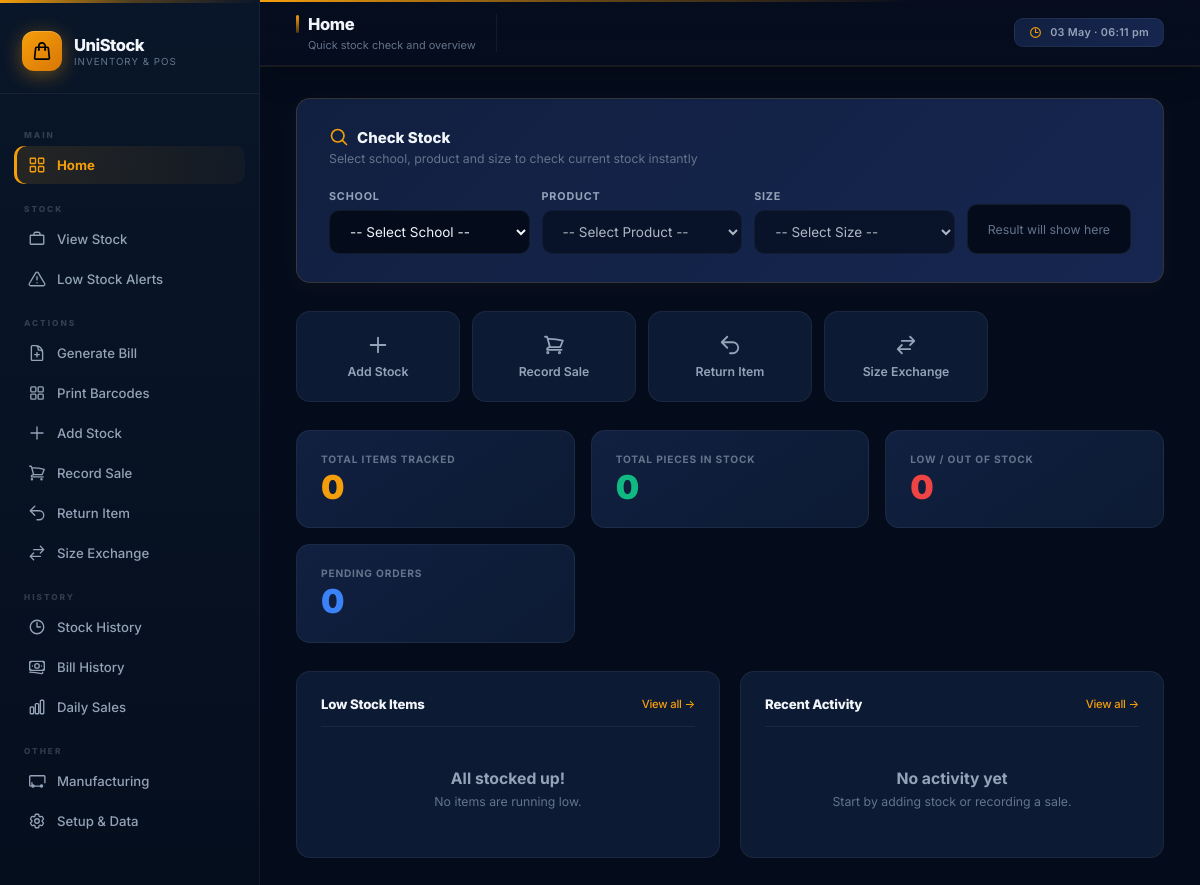
Before: / with the older database file.
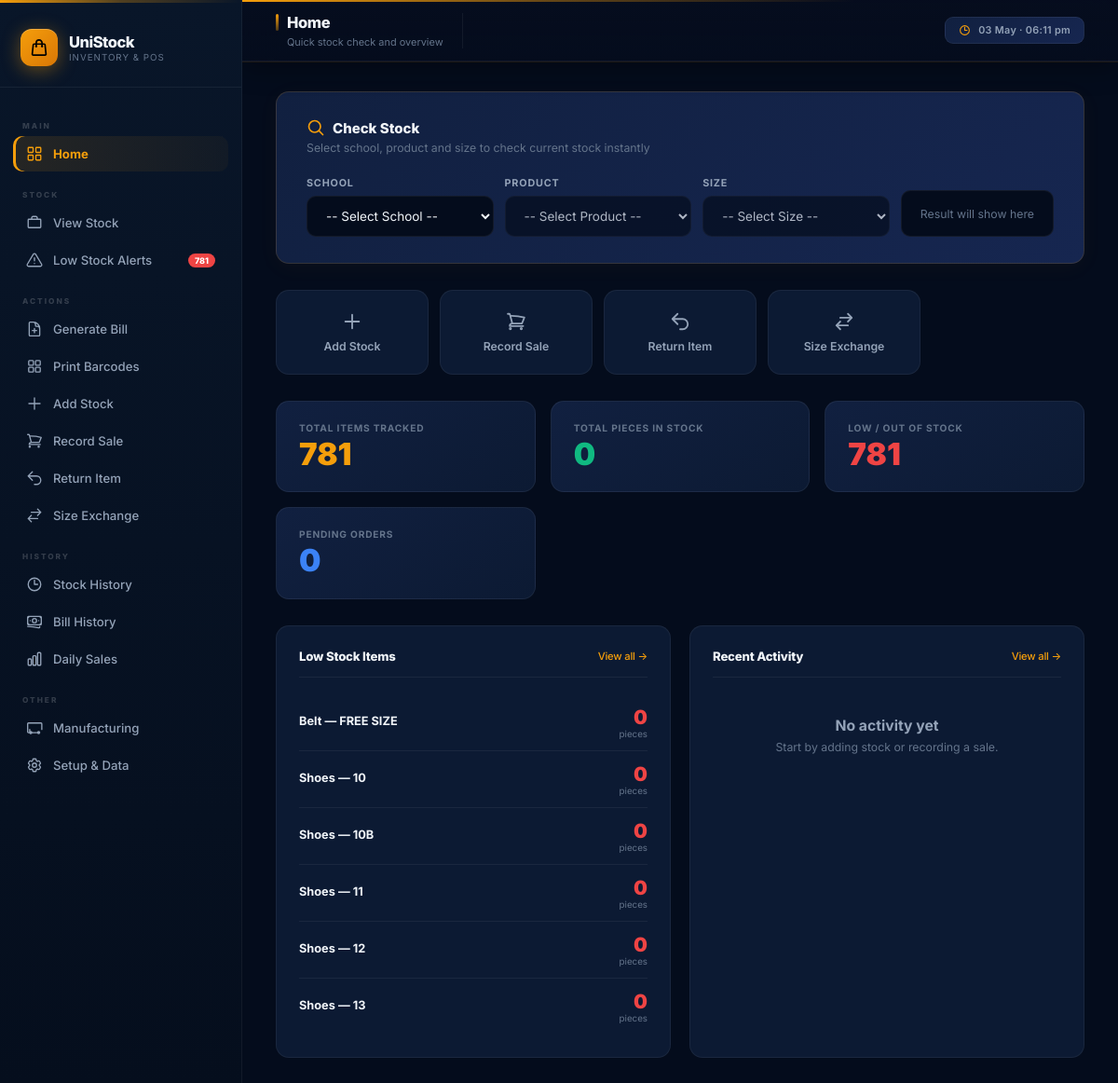
After: the same page with the newer database file.
### schools/models.py (models this page shows, shortened)
class SchoolProduct(models.Model):
    school = models.ForeignKey(School, on_delete=models.CASCADE, related_name='school_products', null=True, blank=True)
    product = models.ForeignKey(Product, on_delete=models.CASCADE, related_name='school_products')
    size = models.ForeignKey(Size, on_delete=models.CASCADE, related_name='school_products')
    price = models.DecimalField(max_digits=8, decimal_places=2, null=True, blank=True)
    stock = models.IntegerField(default=0, db_index=True)
    low_stock_threshold = models.IntegerField(default=5)
    sku_code = models.CharField(max_length=30, unique=True, blank=True, null=True, db_index=True)
    class Meta:
        unique_together = ('school', 'product', 'size')
        ordering = ['school__name', 'product__name', 'size__size_value']
        indexes = [
            models.Index(fields=['school', 'product', 'size'], name='idx_school_product_size'),
            models.Index(fields=['school', 'product'], name='idx_school_product'),
            models.Index(fields=['stock'], name='idx_stock_level'),
        ]

### products/models.py (models this page shows, shortened)
class Product(models.Model):
    name = models.CharField(max_length=100, unique=True)

### sizes/models.py (models this page shows, shortened)
class Size(models.Model):
    product = models.ForeignKey(Product, on_delete=models.CASCADE)
    size_value = models.CharField(max_length=20)

### dashboard/views.py (the view)
# urls.py: path('', views.dashboard, name='dashboard'),
def dashboard(request):
    total_skus = SchoolProduct.objects.count()
    total_stock = SchoolProduct.objects.aggregate(t=Sum('stock'))['t'] or 0
    low_stock_qs = SchoolProduct.objects.filter(
        stock__lte=F('low_stock_threshold')
    ).select_related('school', 'product', 'size')
    low_stock_count = low_stock_qs.count()
    recent_txs = StockTransaction.objects.filter(is_void=False).select_related(
        'school_product__school', 'school_product__product', 'school_product__size'
    )[:10]
    pending_orders = ManufacturingOrder.objects.filter(status__in=['PENDING', 'PARTIAL']).count()
    ctx = {
        'total_skus': total_skus,
        'total_stock': total_stock,
        'low_stock_count': low_stock_count,
        'low_stock_items': low_stock_qs[:6],
        'recent_txs': recent_txs,
        'pending_orders': pending_orders,
        'schools': School.objects.all(),
    }
    return render(request, 'dashboard/index.html', ctx)

### dashboard/context_processors.py (called while the page is built)
def global_stats(request):
    try:
        low_stock_count = SchoolProduct.objects.filter(stock__lte=F('low_stock_threshold')).count()
    except Exception:
        low_stock_count = 0
    return {'low_stock_count': low_stock_count}

### templates/dashboard/index.html (shortened to what this page needs)
{% extends 'base.html' %}
{% block nav_dashboard %}active{% endblock %}
{% block page_title %}Home{% endblock %}
{% block page_sub %}Quick stock check and overview{% endblock %}
{% block content %}
<div class="lookup-card">
  <div class="lookup-title">
    <svg xmlns="http://www.w3.org/2000/svg" fill="none" viewBox="0 0 24 24" stroke-width="2" stroke="currentColor"><path stroke-linecap="round" stroke-linejoin="round" d="M21 21l-5.197-5.197m0 0A7.5 7.5 0 105.196 5.196a7.5 7.5 0 0010.607 10.607z"/></svg>
    Check Stock
  </div>
  <div class="lookup-desc">Select school, product and size to check current stock instantly</div>
  <div class="lookup-grid">
    <div class="form-group">
      <label for="lookup-school">School</label>
      <select class="searchable" id="lookup-school">
        <option value="">-- Select School --</option>
      </select>
    </div>
    <div class="form-group">
      <label for="lookup-product">Product</label>
      <select class="searchable" id="lookup-product" disabled>
        <option value="">-- Select Product --</option>
      </select>
    </div>
    <div class="form-group">
      <label for="lookup-size">Size</label>
      <select class="searchable" id="lookup-size" disabled>
        <option value="">-- Select Size --</option>
      </select>
    </div>
    <div class="form-group">
      <label>&nbsp;</label>
      <div class="lookup-result" id="lookup-result">
        <span style="color:var(--text-muted);font-size:0.82rem">Result will show here</span>
      </div>
    </div>
  </div>
</div>
<div class="quick-actions">
  <a href="{% url 'stock_in' %}" class="quick-btn gold">
    <svg xmlns="http://www.w3.org/2000/svg" fill="none" viewBox="0 0 24 24" stroke-width="2" stroke="currentColor"><path stroke-linecap="round" stroke-linejoin="round" d="M12 4v16m8-8H4"/></svg>
    Add Stock
  </a>
  <a href="{% url 'sale' %}" class="quick-btn danger">
    Record Sale
  </a>
  <a href="{% url 'return_item' %}" class="quick-btn gold">
    <svg xmlns="http://www.w3.org/2000/svg" fill="none" viewBox="0 0 24 24" stroke-width="2" stroke="currentColor"><path stroke-linecap="round" stroke-linejoin="round" d="M9 15L3 9m0 0l6-6M3 9h12a6 6 0 010 12h-3"/></svg>
    Return Item
  </a>
  <a href="{% url 'exchange' %}" class="quick-btn gold">
    <svg xmlns="http://www.w3.org/2000/svg" fill="none" viewBox="0 0 24 24" stroke-width="2" stroke="currentColor"><path stroke-linecap="round" stroke-linejoin="round" d="M7.5 21L3 16.5m0 0L7.5 12M3 16.5h13.5m0-13.5L21 7.5m0 0L16.5 12M21 7.5H7.5"/></svg>
    Size Exchange
  </a>
</div>
<div class="stats-grid">
  <div class="stat-card stat-gold">
    <div class="stat-label">Total Items Tracked</div>
    <div class="stat-value">{{ total_skus }}</div>
  </div>
  <div class="stat-card stat-emerald">
    <div class="stat-label">Total Pieces in Stock</div>
    <div class="stat-value">{{ total_stock }}</div>
  </div>
  <div class="stat-card stat-red">
    <div class="stat-label">Low / Out of Stock</div>
    <div class="stat-value">{{ low_stock_count }}</div>
  </div>
  <div class="stat-card stat-blue">
    <div class="stat-label">Pending Orders</div>
    <div class="stat-value">{{ pending_orders }}</div>
  </div>
</div>
<div class="two-col">
  <div class="card">
    <div class="panel-title">
      Low Stock Items
      <a href="{% url 'low_stock_report' %}">View all &rarr;</a>
    </div>
    {% if low_stock_items %}
      {% for item in low_stock_items %}
      <div class="ls-item">
        <div>
          <div class="ls-name">{{ item.product.name }} — {{ item.size.size_value }}</div>
        </div>
        <div style="text-align:right">
          <div class="ls-stock">{{ item.stock }}</div>
          <div class="text-muted" style="font-size:0.65rem">pieces</div>
        </div>
      </div>
      {% endfor %}
    {% else %}
      <div class="empty-state" style="padding:24px">
        <h3>All stocked up!</h3>
        <p>No items are running low.</p>
      </div>
    {% endif %}
  </div>
  <div class="card">
    <div class="panel-title">
      Recent Activity
      <a href="{% url 'transaction_history' %}">View all &rarr;</a>
    </div>
    {% if recent_txs %}
    <div class="table-wrap">
      <table>
        <thead><tr><th>Item</th><th>Type</th><th>Qty</th><th>When</th></tr></thead>
        <tbody>
          {% for tx in recent_txs %}
          <tr>
            <td>
              <strong>{{ tx.school_product.product.name }}</strong><br>
              <span class="text-muted">{{ tx.school_product.school.name }} &bull; {{ tx.school_product.size.size_value }}</span>
            </td>
            <td><span class="tx-chip tx-{{ tx.transaction_type }}">{{ tx.get_transaction_type_display }}</span></td>
            <td><strong>{{ tx.quantity }}</strong></td>
            <td class="text-muted">{{ tx.created_at|date:"d M, H:i" }}</td>
          </tr>
          {% endfor %}
        </tbody>
      </table>
    </div>
    {% else %}
      <div class="empty-state" style="padding:24px">
        <h3>No activity yet</h3>
        <p>Start by adding stock or recording a sale.</p>
      </div>
    {% endif %}
  </div>
</div>
{% endblock %}

### templates/base.html (shortened to what this page needs)
{% load static %}
<!DOCTYPE html>
<html lang="en">
<head>
  <link rel="stylesheet" href="{% static 'css/style.css' %}"/>
  <link href="https://cdn.jsdelivr.net/npm/tom-select@2.2.2/dist/css/tom-select.css" rel="stylesheet">
</head>
<body>
<aside class="sidebar">
  <div class="sidebar-brand">
    <div class="brand-logo">
      <div class="brand-icon">
      </div>
      <div>
        <div class="brand-name">UniStock</div>
        <div class="brand-sub">Inventory &amp; POS</div>
      </div>
    </div>
  </div>
  <nav class="sidebar-nav">
    <div class="nav-section-label">Main</div>
    <a href="{% url 'dashboard' %}" class="nav-item {% block nav_dashboard %}{% endblock %}">
      <svg xmlns="http://www.w3.org/2000/svg" fill="none" viewBox="0 0 24 24" stroke-width="1.8" stroke="currentColor"><rect x="3" y="3" width="7" height="7" rx="1"/><rect x="14" y="3" width="7" height="7" rx="1"/><rect x="3" y="14" width="7" height="7" rx="1"/><rect x="14" y="14" width="7" height="7" rx="1"/></svg>
      Home
    </a>
    <div class="nav-section-label">Stock</div>
    <a href="{% url 'inventory_browse' %}" class="nav-item {% block nav_inventory %}{% endblock %}">
      View Stock
    </a>
    <a href="{% url 'low_stock_report' %}" class="nav-item {% block nav_lowstock %}{% endblock %}">
      <svg xmlns="http://www.w3.org/2000/svg" fill="none" viewBox="0 0 24 24" stroke-width="1.8" stroke="currentColor"><path stroke-linecap="round" stroke-linejoin="round" d="M12 9v4m0 4h.01M10.29 3.86L1.82 18a2 2 0 001.71 3h16.94a2 2 0 001.71-3L13.71 3.86a2 2 0 00-3.42 0z"/></svg>
      Low Stock Alerts
      {% if low_stock_count %}<span class="badge">{{ low_stock_count }}</span>{% endif %}
    </a>
    <div class="nav-section-label">Actions</div>
    <a href="{% url 'bill_create' %}" class="nav-item {% block nav_billing %}{% endblock %}">
      Generate Bill
    </a>
    <a href="{% url 'labels_setup' %}" class="nav-item {% block nav_labels %}{% endblock %}">
      Print Barcodes
    </a>
    <a href="{% url 'stock_in' %}" class="nav-item {% block nav_stockin %}{% endblock %}">
      <svg xmlns="http://www.w3.org/2000/svg" fill="none" viewBox="0 0 24 24" stroke-width="1.8" stroke="currentColor"><path stroke-linecap="round" stroke-linejoin="round" d="M12 4v16m8-8H4"/></svg>
      Add Stock
    </a>
    <a href="{% url 'sale' %}" class="nav-item {% block nav_sale %}{% endblock %}">
      Record Sale
    </a>
    <a href="{% url 'return_item' %}" class="nav-item {% block nav_return %}{% endblock %}">
      <svg xmlns="http://www.w3.org/2000/svg" fill="none" viewBox="0 0 24 24" stroke-width="1.8" stroke="currentColor"><path stroke-linecap="round" stroke-linejoin="round" d="M9 15L3 9m0 0l6-6M3 9h12a6 6 0 010 12h-3"/></svg>
      Return Item
    </a>
    <a href="{% url 'exchange' %}" class="nav-item {% block nav_exchange %}{% endblock %}">
      <svg xmlns="http://www.w3.org/2000/svg" fill="none" viewBox="0 0 24 24" stroke-width="1.8" stroke="currentColor"><path stroke-linecap="round" stroke-linejoin="round" d="M7.5 21L3 16.5m0 0L7.5 12M3 16.5h13.5m0-13.5L21 7.5m0 0L16.5 12M21 7.5H7.5"/></svg>
      Size Exchange
    </a>
    <div class="nav-section-label">History</div>
    <a href="{% url 'transaction_history' %}" class="nav-item {% block nav_history %}{% endblock %}">
      <svg xmlns="http://www.w3.org/2000/svg" fill="none" viewBox="0 0 24 24" stroke-width="1.8" stroke="currentColor"><path stroke-linecap="round" stroke-linejoin="round" d="M12 6v6h4.5m4.5 0a9 9 0 11-18 0 9 9 0 0118 0z"/></svg>
      Stock History
    </a>
    <a href="{% url 'bill_history' %}" class="nav-item {% block nav_bills %}{% endblock %}">
      Bill History
    </a>
    <a href="{% url 'daily_summary' %}" class="nav-item {% block nav_summary %}{% endblock %}">
      Daily Sales
    </a>
    <div class="nav-section-label">Other</div>
    <a href="{% url 'manufacturing_list' %}" class="nav-item {% block nav_mfg %}{% endblock %}">
      Manufacturing
    </a>
    <a href="{% url 'setup_home' %}" class="nav-item {% block nav_setup %}{% endblock %}">
      Setup &amp; Data
    </a>
  </nav>
</aside>
<main class="main">
  <header class="topbar">
    <div style="display:flex; align-items:center; gap:0; flex:1;">
      <div style="border-right:1px solid var(--border); padding-right:20px; margin-right:20px; display:flex; flex-direction:column; gap:3px;">
        <div class="topbar-title" style="display:flex; align-items:center; gap:9px;">
          <span style="width:3px; height:18px; background:linear-gradient(180deg,var(--gold),rgba(245,158,11,0.3)); border-radius:99px; display:inline-block; flex-shrink:0;"></span>
          {% block page_title %}Home{% endblock %}
        </div>
        {% block topbar_sub %}<div class="topbar-sub" style="padding-left:12px;">{% block page_sub %}{% endblock %}</div>{% endblock %}
      </div>
    </div>
    <div class="topbar-actions">
      <div id="topbar-clock" style="display:flex; align-items:center; gap:8px; font-size:0.72rem; color:var(--text-dim); font-weight:600; padding:7px 14px; background:linear-gradient(135deg,var(--surface-2),var(--surface-3)); border:1px solid var(--border); border-radius:9px; white-space:nowrap; letter-spacing:0.3px;">
        <svg xmlns="http://www.w3.org/2000/svg" fill="none" viewBox="0 0 24 24" stroke-width="2" stroke="currentColor" style="width:13px;height:13px;color:var(--gold);flex-shrink:0;"><path stroke-linecap="round" stroke-linejoin="round" d="M12 6v6h4.5m4.5 0a9 9 0 11-18 0 9 9 0 0118 0z"/></svg>
        <span id="topbar-clock-text">—</span>
      </div>
    </div>
  </header>
  <div class="content">
    {% block content %}{% endblock %}
  </div>
</main>
</body>
</html>

Changed rows visible on the page:
added SchoolProduct: product.name "Belt", size.size_value "FREE SIZE", stock "0"
added SchoolProduct: product.name "Shoes", size.size_value "10", stock "0"
added SchoolProduct: product.name "Shoes", size.size_value "10B", stock "0"
added SchoolProduct: product.name "Shoes", size.size_value "11", stock "0"
added SchoolProduct: product.name "Shoes", size.size_value "12", stock "0"
added SchoolProduct: product.name "Shoes", size.size_value "13", stock "0"
Other visible differences:
{{ low_stock_count }}: (not shown) → "781"
{{ total_skus }}: "0" → "781"
{{ low_stock_count }}: "0" → "781"
text no longer shown: "All stocked up! No items are running low."
